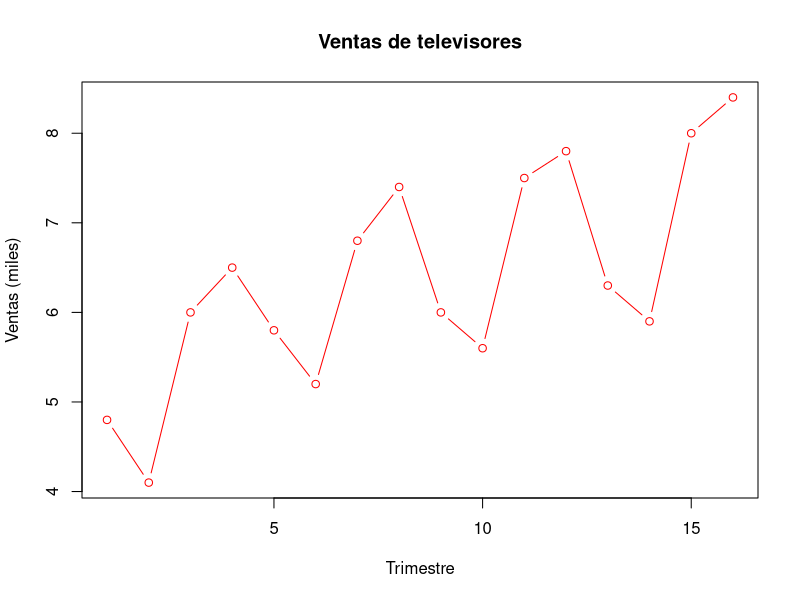
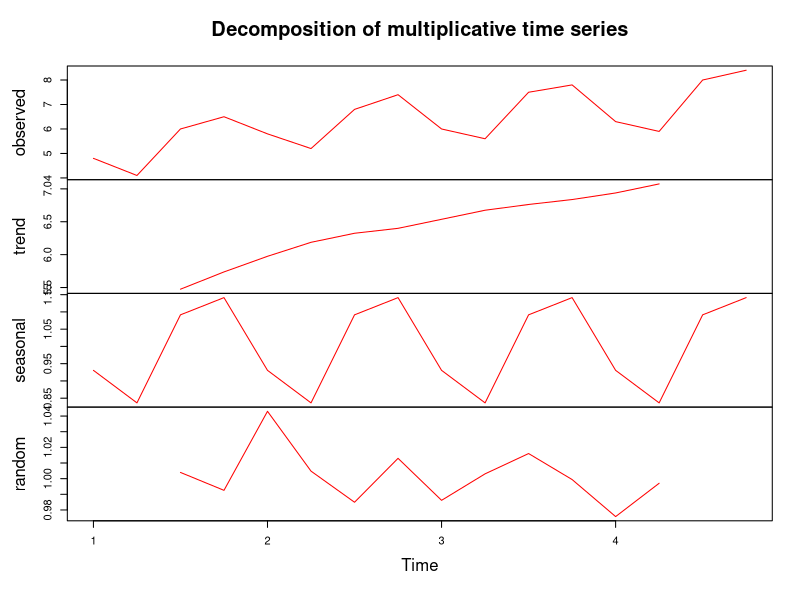
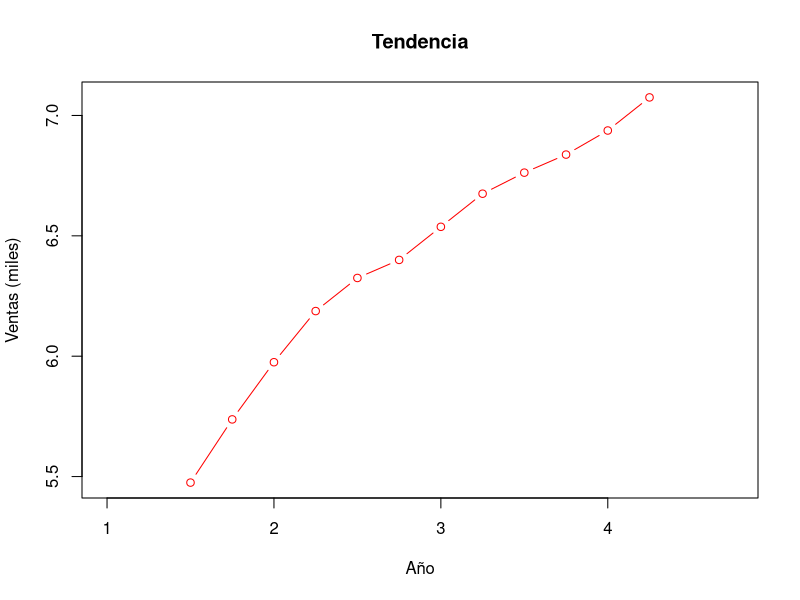
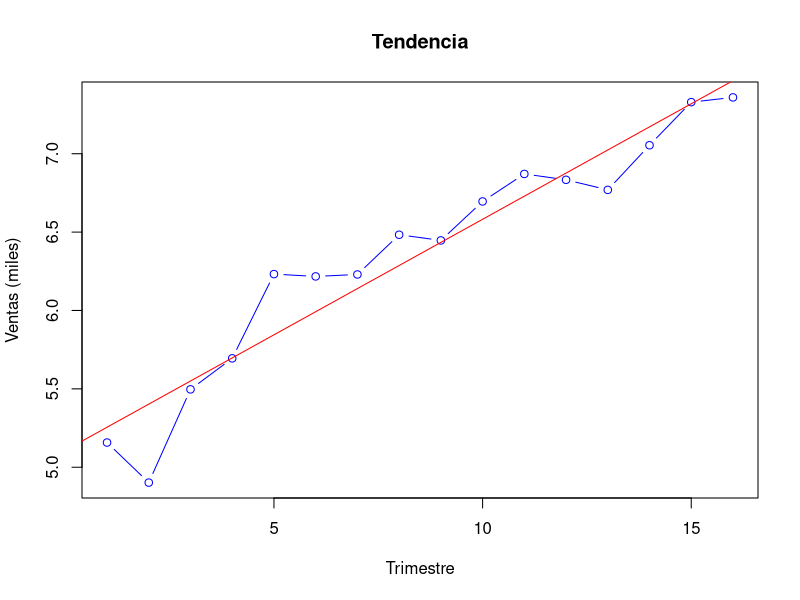
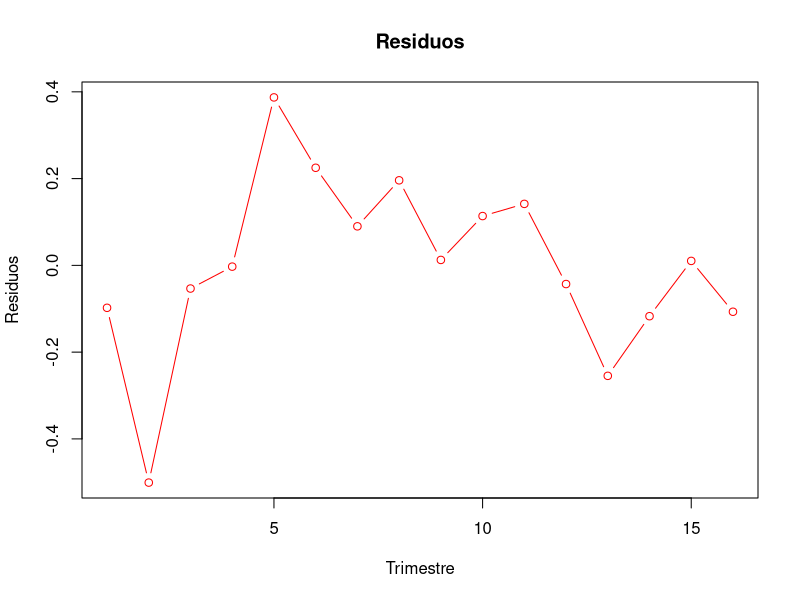
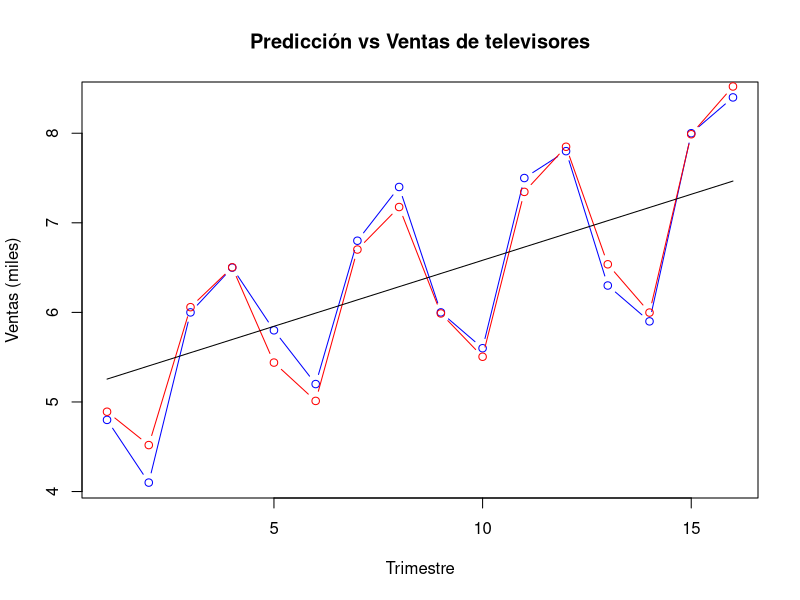
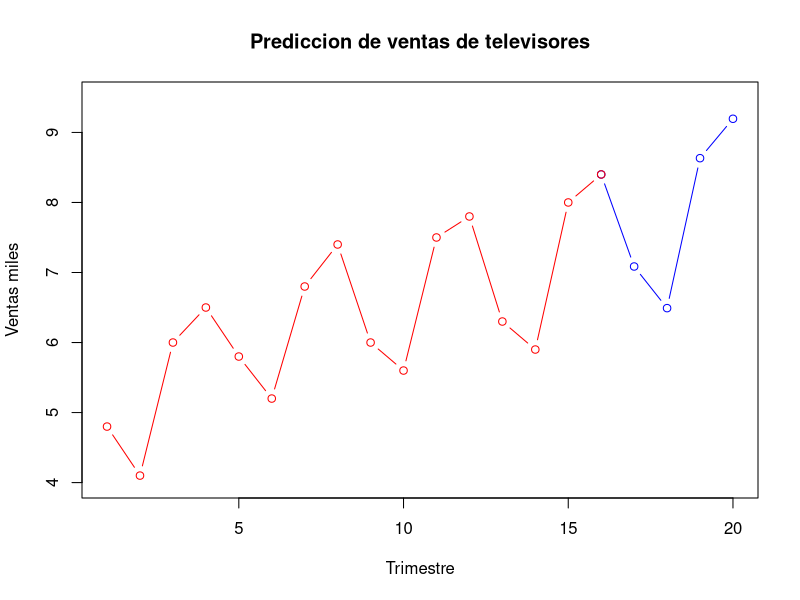

The R source for these figures, in order:
## ---- chunk 1
t=seq(1, 16, 1)
v=c(4.8,4.1,6.0,6.5,5.8,5.2,6.8,7.4,6.0,5.6,7.5,7.8,6.3,5.9,8.0,8.4)
## ---- chunk 2
plot(t,v,main="Ventas de televisores",xlab="Trimestre",ylab="Ventas (miles)",type="b", col="red")
## ---- chunk 3
ts=ts(v, frequency=4)
descomp=decompose(ts, type="multiplicative")
plot(descomp, col="red")
## ---- chunk 4
plot(descomp$trend,main="Tendencia",xlab="Año",ylab="Ventas (miles)",type="b",col="red")
## ---- chunk 5
y = descomp$x/descomp$seasonal
x = seq(1, 16, 1)
lineal_mod = lm(y ~ x)
## ---- chunk 6
plot(x,y,main="Tendencia",xlab="Trimestre", ylab="Ventas (miles)",type="b",col="blue")
abline(lineal_mod,col="red")
## ---- chunk 7
sumlm <- summary(lineal_mod)
sumlm
## ---- chunk 8
sumlm$coefficients[2,4]
## ---- chunk 9
sumlm$r.squared
## ---- chunk 10
plot(lineal_mod$residuals, main="Residuos", xlab="Trimestre", ylab="Residuos", 
     type="b", col="red")
## ---- chunk 11
shapiro.test(lineal_mod$residuals)
## ---- chunk 12
fun = function(x){
  lineal_mod$coefficients[1] + lineal_mod$coefficients[2]*x
  }
## ---- chunk 13
pv = fun(t)
CME = mean((pv - v)^2, na.rm=TRUE)
CME
## ---- chunk 14
EPAM =mean(abs((pv - v)/v), na.rm=TRUE)
EPAM
## ---- chunk 15
y2 =predict(lineal_mod)*descomp$seasonal
## ---- chunk 16
plot(t,v,xlab="Trimestre",ylab="Ventas (miles)",main="Predicción vs Ventas de televisores",type="b", col="blue")
lines(t,y2, type="b",col="red")
lines(t,predict(lineal_mod), ol="purple")
## ---- chunk 17
fun2 = function(x){
  lineal_mod$coefficients[1] + lineal_mod$coefficients[2] * x
  }
## ---- chunk 18
x2=seq(17, 20, 1)
y2=fun2(x2)*descomp$figure
y2
## ---- chunk 19
x3 = seq(16, 20, 1)
p2 = c(v[16],y2)
plot(x3,p2,xlab="Trimestre",ylab="Ventas miles",main="Prediccion de ventas de televisores",type="b",col="blue",xlim =c(1,20),ylim=c(4, 9.5))
lines(t, v, type="b", col="red")
## ---- chunk 20
vl = c(1690,940,2625,2500,1800,900,2900,2360,1850,1100,2930,2615)
tl =seq(1,12,1)
## ---- chunk 21
ts_l =ts(vl,frequency=4)
descomp_l =decompose(ts_l,type="multiplicative")
## ---- chunk 22
pm_tri =filter(vl,rep(1/4, 4),sides=2)
pm_tri
## ---- chunk 23
PMC= filter(vl,rep(1/3, 3),sides=2)
PMC
## ---- chunk 24
i_est =descomp_l$figure
i_est
